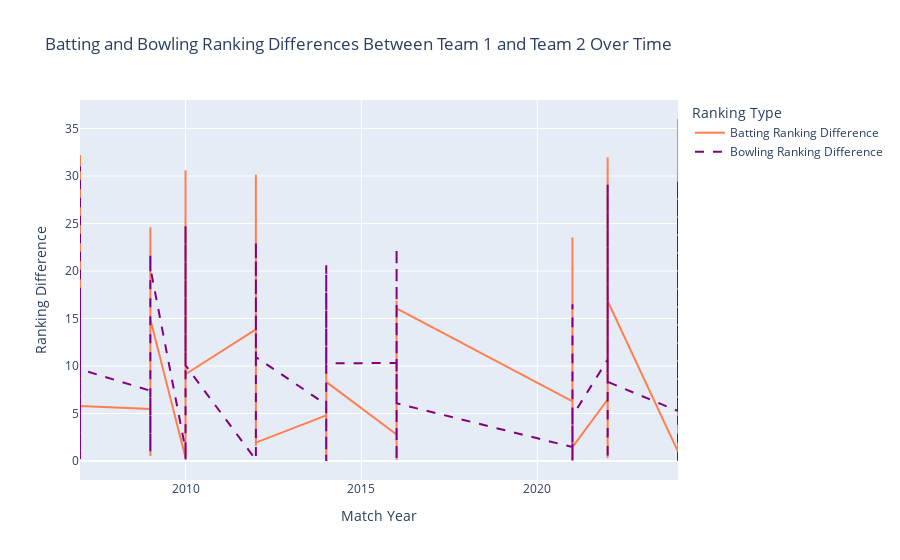

Notebook cell for this chart:
### Code cell
import plotly.graph_objects as go

# Ensure 'Match Year' exists (if not already done)
wc_final_data_df['Match Date'] = pd.to_datetime(wc_final_data_df['Match Date'], format='%Y/%m/%d')
wc_final_data_df['Match Year'] = wc_final_data_df['Match Date'].dt.year

# Create an interactive line plot
fig = go.Figure()

# Add line for Batting Ranking Difference with hover text for Team 1 and Team 2 names
fig.add_trace(go.Scatter(
    x=wc_final_data_df['Match Year'],
    y=wc_final_data_df['Batting Ranking Difference'],
    mode='lines',
    name='Batting Ranking Difference',
    line=dict(color='coral'),
    hovertext=wc_final_data_df.apply(lambda row: f"Team 1: {row['Team1']}<br>Team 2: {row['Team2']}", axis=1),  # Adding team names in hover text
    hoverinfo='text+y'
))

# Add line for Bowling Ranking Difference with hover text for Team 1 and Team 2 names
fig.add_trace(go.Scatter(
    x=wc_final_data_df['Match Year'],
    y=wc_final_data_df['Bowling Ranking Difference'],
    mode='lines',
    name='Bowling Ranking Difference',
    line=dict(color='purple', dash='dash'),
    hovertext=wc_final_data_df.apply(lambda row: f"Team 1: {row['Team1']}<br>Team 2: {row['Team2']}", axis=1),  # Adding team names in hover text
    hoverinfo='text+y'
))

# Customize layout
fig.update_layout(
    title='Batting and Bowling Ranking Differences Between Team 1 and Team 2 Over Time',
    xaxis_title='Match Year',
    yaxis_title='Ranking Difference',
    legend_title='Ranking Type',
    hovermode='x unified'
)

# Show the interactive plot
fig.show()

### Figure 1 — Plotly figure (JSON) as saved in the notebook; plotly's stock layout.template omitted (floating-point values rounded to 4 significant figures; data arrays with more than 128 entries replaced by an {"elided": "..."} marker saying what was removed)
{"data": [{"hoverinfo": "text+y", "hovertext": {"elided": "317 str values"}, "line": {"color": "coral"}, "mode": "lines", "name": "Batting Ranking Difference", "type": "scatter", "x": {"elided": "317 int values"}, "y": {"elided": "317 float values"}}, {"hoverinfo": "text+y", "hovertext": {"elided": "317 str values"}, "line": {"color": "purple", "dash": "dash"}, "mode": "lines", "name": "Bowling Ranking Difference", "type": "scatter", "x": {"elided": "317 int values"}, "y": {"elided": "317 float values"}}], "layout": {"autosize": true, "hovermode": "x unified", "legend": {"title": {"text": "Ranking Type"}}, "title": {"text": "Batting and Bowling Ranking Differences Between Team 1 and Team 2 Over Time"}, "xaxis": {"autorange": true, "range": [2007, 2024], "title": {"text": "Match Year"}, "type": "linear"}, "yaxis": {"autorange": true, "range": [-2, 38], "title": {"text": "Ranking Difference"}, "type": "linear"}}}
